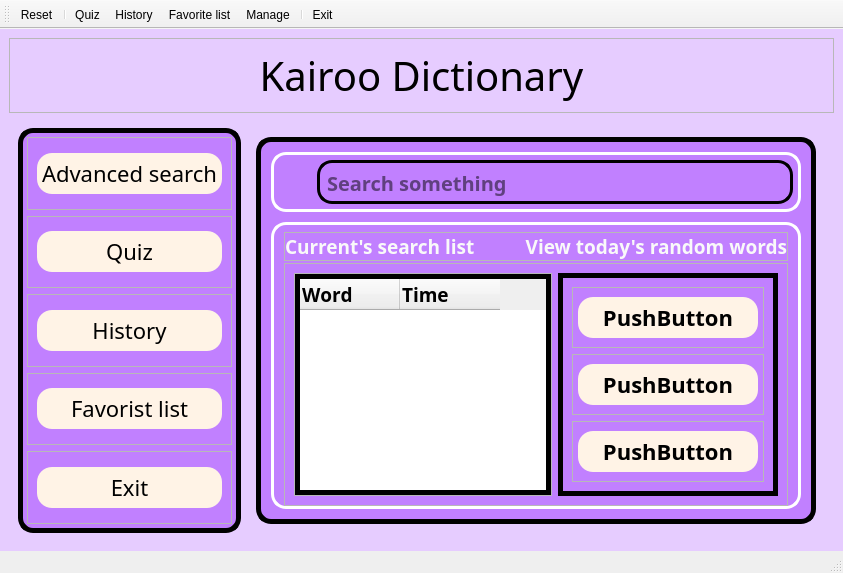
<?xml version="1.0" encoding="UTF-8"?>
<ui version="4.0">
 <class>MainWindow</class>
 <widget class="QMainWindow" name="MainWindow">
  <property name="geometry">
   <rect>
    <x>0</x>
    <y>0</y>
    <width>843</width>
    <height>573</height>
   </rect>
  </property>
  <property name="windowTitle">
   <string>Dictionary</string>
  </property>
  <property name="styleSheet">
   <string notr="true">#centralwidget{
	background-color: #e6ccff;
}
#label_4, #label{
	font-family: &quot;Colonna MT&quot;;
	font-size: 19px;
	color: white;	
}
#pushButton, #pushButton_2, #pushButton_4, #pushButton_5, #pushButton_favList, #pushButton_6, #pushButton_7, #pushButton_8{
	background-color: #fefeff;
	text-align: bottom;
	padding: 5px;
	border-radius: 15px;
	background-color: #fff3e6;
	font-family: &quot;Colonna MT&quot;;
	font-size: 22px;
	color: black;	
}
#frame_8, #frame_9{
	border-width: 3px;
	border-style: solid;
	border-color: #ffffff;
	border-radius: 15px;
}
#frame_12{
	border-width: 3px;
	border-style: solid;
	border-color: #000000;
	border-radius: 15px;
}
#pushButton_3{
	border-width: 0px;
	border-style: solid;
	border-color: #ffffff;
	border-radius: 15px;
}
#lineEdit{
	background-color: #c180ff;
	font-family: &quot;Colonna MT&quot;;
	font-size: 20px;
	color: black;	
}
#frame_11{
	border-width: 5px;
	border-style: solid;
	border-color: #000000;
}
#widget, #frame_7{
	background-color: #c180ff;
	border-width: 5px;
	border-style: solid;
	border-color: black;
	border-radius: 15px;
}
#tableWidget
{
}</string>
  </property>
  <property name="iconSize">
   <size>
    <width>35</width>
    <height>35</height>
   </size>
  </property>
  <widget class="QWidget" name="centralwidget">
   <property name="styleSheet">
    <string notr="true"/>
   </property>
   <layout class="QVBoxLayout" name="verticalLayout_4">
    <item>
     <widget class="QFrame" name="frame_2">
      <property name="frameShape">
       <enum>QFrame::StyledPanel</enum>
      </property>
      <property name="frameShadow">
       <enum>QFrame::Raised</enum>
      </property>
      <layout class="QHBoxLayout" name="horizontalLayout">
       <item>
        <widget class="QLabel" name="label_2">
         <property name="font">
          <font>
           <family>Colonna MT</family>
           <pointsize>30</pointsize>
          </font>
         </property>
         <property name="text">
          <string>Kairoo Dictionary</string>
         </property>
         <property name="alignment">
          <set>Qt::AlignCenter</set>
         </property>
        </widget>
       </item>
      </layout>
     </widget>
    </item>
    <item>
     <widget class="QWidget" name="widget_3" native="true">
      <layout class="QHBoxLayout" name="horizontalLayout_7">
       <item>
        <widget class="QWidget" name="widget" native="true">
         <property name="sizePolicy">
          <sizepolicy hsizetype="Preferred" vsizetype="Preferred">
           <horstretch>0</horstretch>
           <verstretch>0</verstretch>
          </sizepolicy>
         </property>
         <layout class="QVBoxLayout" name="verticalLayout">
          <item>
           <widget class="QFrame" name="frame">
            <property name="sizePolicy">
             <sizepolicy hsizetype="Preferred" vsizetype="Preferred">
              <horstretch>0</horstretch>
              <verstretch>0</verstretch>
             </sizepolicy>
            </property>
            <property name="frameShape">
             <enum>QFrame::StyledPanel</enum>
            </property>
            <property name="frameShadow">
             <enum>QFrame::Raised</enum>
            </property>
            <layout class="QHBoxLayout" name="horizontalLayout_2">
             <item>
              <widget class="QPushButton" name="pushButton">
               <property name="sizePolicy">
                <sizepolicy hsizetype="Minimum" vsizetype="Fixed">
                 <horstretch>0</horstretch>
                 <verstretch>0</verstretch>
                </sizepolicy>
               </property>
               <property name="font">
                <font>
                 <family>Colonna MT</family>
                 <pointsize>-1</pointsize>
                </font>
               </property>
               <property name="styleSheet">
                <string notr="true">text-align: left;</string>
               </property>
               <property name="text">
                <string>Advanced search</string>
               </property>
               <property name="icon">
                <iconset resource="sources.qrc">
                 <normaloff>:/img/img/search.svg</normaloff>:/img/img/search.svg</iconset>
               </property>
               <property name="iconSize">
                <size>
                 <width>18</width>
                 <height>18</height>
                </size>
               </property>
              </widget>
             </item>
            </layout>
           </widget>
          </item>
          <item>
           <widget class="QFrame" name="frame_3">
            <property name="frameShape">
             <enum>QFrame::StyledPanel</enum>
            </property>
            <property name="frameShadow">
             <enum>QFrame::Raised</enum>
            </property>
            <layout class="QHBoxLayout" name="horizontalLayout_3">
             <item>
              <widget class="QPushButton" name="pushButton_2">
               <property name="font">
                <font>
                 <family>Colonna MT</family>
                 <pointsize>-1</pointsize>
                </font>
               </property>
               <property name="text">
                <string>Quiz</string>
               </property>
               <property name="icon">
                <iconset resource="sources.qrc">
                 <normaloff>:/img/img/5705144.png</normaloff>:/img/img/5705144.png</iconset>
               </property>
               <property name="iconSize">
                <size>
                 <width>21</width>
                 <height>21</height>
                </size>
               </property>
              </widget>
             </item>
            </layout>
           </widget>
          </item>
          <item>
           <widget class="QFrame" name="frame_5">
            <property name="frameShape">
             <enum>QFrame::StyledPanel</enum>
            </property>
            <property name="frameShadow">
             <enum>QFrame::Raised</enum>
            </property>
            <layout class="QHBoxLayout" name="horizontalLayout_4">
             <item>
              <widget class="QPushButton" name="pushButton_4">
               <property name="font">
                <font>
                 <family>Colonna MT</family>
                 <pointsize>-1</pointsize>
                </font>
               </property>
               <property name="text">
                <string>History</string>
               </property>
               <property name="icon">
                <iconset resource="sources.qrc">
                 <normaloff>:/img/img/arrow-right.svg</normaloff>:/img/img/arrow-right.svg</iconset>
               </property>
               <property name="iconSize">
                <size>
                 <width>18</width>
                 <height>18</height>
                </size>
               </property>
              </widget>
             </item>
            </layout>
           </widget>
          </item>
          <item>
           <widget class="QFrame" name="frame_4">
            <property name="frameShape">
             <enum>QFrame::StyledPanel</enum>
            </property>
            <property name="frameShadow">
             <enum>QFrame::Raised</enum>
            </property>
            <layout class="QHBoxLayout" name="horizontalLayout_6">
             <item>
              <widget class="QPushButton" name="pushButton_favList">
               <property name="font">
                <font>
                 <family>Colonna MT</family>
                 <pointsize>-1</pointsize>
                </font>
               </property>
               <property name="text">
                <string>Favorist list</string>
               </property>
               <property name="icon">
                <iconset resource="sources.qrc">
                 <normaloff>:/img/img/heart.svg</normaloff>:/img/img/heart.svg</iconset>
               </property>
               <property name="iconSize">
                <size>
                 <width>18</width>
                 <height>18</height>
                </size>
               </property>
              </widget>
             </item>
            </layout>
           </widget>
          </item>
          <item>
           <widget class="QFrame" name="frame_6">
            <property name="frameShape">
             <enum>QFrame::StyledPanel</enum>
            </property>
            <property name="frameShadow">
             <enum>QFrame::Raised</enum>
            </property>
            <layout class="QHBoxLayout" name="horizontalLayout_5">
             <item>
              <widget class="QPushButton" name="pushButton_5">
               <property name="font">
                <font>
                 <family>Colonna MT</family>
                 <pointsize>-1</pointsize>
                </font>
               </property>
               <property name="text">
                <string>Exit</string>
               </property>
               <property name="icon">
                <iconset resource="sources.qrc">
                 <normaloff>:/img/img/exit.jpg</normaloff>:/img/img/exit.jpg</iconset>
               </property>
               <property name="iconSize">
                <size>
                 <width>24</width>
                 <height>24</height>
                </size>
               </property>
              </widget>
             </item>
            </layout>
           </widget>
          </item>
         </layout>
        </widget>
       </item>
       <item>
        <widget class="QWidget" name="widget_2" native="true">
         <layout class="QVBoxLayout" name="verticalLayout_2">
          <item>
           <widget class="QFrame" name="frame_7">
            <property name="frameShape">
             <enum>QFrame::Box</enum>
            </property>
            <property name="lineWidth">
             <number>0</number>
            </property>
            <layout class="QVBoxLayout" name="verticalLayout_3">
             <property name="spacing">
              <number>10</number>
             </property>
             <property name="leftMargin">
              <number>10</number>
             </property>
             <property name="topMargin">
              <number>10</number>
             </property>
             <property name="rightMargin">
              <number>10</number>
             </property>
             <property name="bottomMargin">
              <number>10</number>
             </property>
             <item>
              <widget class="QFrame" name="frame_8">
               <property name="frameShape">
                <enum>QFrame::Box</enum>
               </property>
               <property name="frameShadow">
                <enum>QFrame::Raised</enum>
               </property>
               <property name="lineWidth">
                <number>2</number>
               </property>
               <layout class="QHBoxLayout" name="horizontalLayout_8">
                <property name="leftMargin">
                 <number>5</number>
                </property>
                <property name="topMargin">
                 <number>5</number>
                </property>
                <property name="rightMargin">
                 <number>5</number>
                </property>
                <property name="bottomMargin">
                 <number>5</number>
                </property>
                <item>
                 <widget class="QPushButton" name="pushButton_3">
                  <property name="text">
                   <string/>
                  </property>
                  <property name="icon">
                   <iconset resource="sources.qrc">
                    <normaloff>:/img/img/search.svg</normaloff>:/img/img/search.svg</iconset>
                  </property>
                  <property name="iconSize">
                   <size>
                    <width>30</width>
                    <height>30</height>
                   </size>
                  </property>
                 </widget>
                </item>
                <item>
                 <widget class="QFrame" name="frame_12">
                  <property name="frameShape">
                   <enum>QFrame::StyledPanel</enum>
                  </property>
                  <property name="frameShadow">
                   <enum>QFrame::Raised</enum>
                  </property>
                  <layout class="QHBoxLayout" name="horizontalLayout_10">
                   <property name="leftMargin">
                    <number>5</number>
                   </property>
                   <property name="topMargin">
                    <number>5</number>
                   </property>
                   <property name="rightMargin">
                    <number>5</number>
                   </property>
                   <property name="bottomMargin">
                    <number>3</number>
                   </property>
                   <item>
                    <widget class="QLineEdit" name="lineEdit">
                     <property name="font">
                      <font>
                       <family>Colonna MT</family>
                       <pointsize>-1</pointsize>
                       <bold>true</bold>
                      </font>
                     </property>
                     <property name="text">
                      <string/>
                     </property>
                     <property name="frame">
                      <bool>false</bool>
                     </property>
                     <property name="placeholderText">
                      <string>Search something</string>
                     </property>
                    </widget>
                   </item>
                  </layout>
                 </widget>
                </item>
               </layout>
              </widget>
             </item>
             <item>
              <widget class="QFrame" name="frame_9">
               <property name="frameShape">
                <enum>QFrame::StyledPanel</enum>
               </property>
               <property name="frameShadow">
                <enum>QFrame::Raised</enum>
               </property>
               <layout class="QVBoxLayout" name="verticalLayout_7">
                <property name="spacing">
                 <number>2</number>
                </property>
                <property name="leftMargin">
                 <number>10</number>
                </property>
                <property name="topMargin">
                 <number>7</number>
                </property>
                <property name="rightMargin">
                 <number>10</number>
                </property>
                <property name="bottomMargin">
                 <number>0</number>
                </property>
                <item>
                 <widget class="QFrame" name="frame_13">
                  <property name="frameShape">
                   <enum>QFrame::StyledPanel</enum>
                  </property>
                  <property name="frameShadow">
                   <enum>QFrame::Raised</enum>
                  </property>
                  <layout class="QHBoxLayout" name="horizontalLayout_11">
                   <property name="spacing">
                    <number>0</number>
                   </property>
                   <property name="leftMargin">
                    <number>0</number>
                   </property>
                   <property name="topMargin">
                    <number>0</number>
                   </property>
                   <property name="rightMargin">
                    <number>0</number>
                   </property>
                   <property name="bottomMargin">
                    <number>0</number>
                   </property>
                   <item>
                    <widget class="QLabel" name="label">
                     <property name="font">
                      <font>
                       <family>Colonna MT</family>
                       <pointsize>-1</pointsize>
                       <bold>true</bold>
                      </font>
                     </property>
                     <property name="styleSheet">
                      <string notr="true">color: rgb(249, 249, 249);</string>
                     </property>
                     <property name="text">
                      <string>Current's search list</string>
                     </property>
                     <property name="alignment">
                      <set>Qt::AlignLeading|Qt::AlignLeft|Qt::AlignVCenter</set>
                     </property>
                    </widget>
                   </item>
                   <item>
                    <widget class="QLabel" name="label_4">
                     <property name="font">
                      <font>
                       <family>Colonna MT</family>
                       <pointsize>-1</pointsize>
                       <bold>true</bold>
                      </font>
                     </property>
                     <property name="styleSheet">
                      <string notr="true">color: rgb(249, 249, 249);</string>
                     </property>
                     <property name="text">
                      <string>View today's random words</string>
                     </property>
                     <property name="alignment">
                      <set>Qt::AlignRight|Qt::AlignTrailing|Qt::AlignVCenter</set>
                     </property>
                    </widget>
                   </item>
                  </layout>
                 </widget>
                </item>
                <item>
                 <widget class="QFrame" name="frame_14">
                  <property name="frameShape">
                   <enum>QFrame::StyledPanel</enum>
                  </property>
                  <property name="frameShadow">
                   <enum>QFrame::Raised</enum>
                  </property>
                  <layout class="QHBoxLayout" name="horizontalLayout_9">
                   <item>
                    <widget class="QFrame" name="frame_10">
                     <property name="frameShape">
                      <enum>QFrame::StyledPanel</enum>
                     </property>
                     <property name="frameShadow">
                      <enum>QFrame::Raised</enum>
                     </property>
                     <layout class="QVBoxLayout" name="verticalLayout_5">
                      <property name="spacing">
                       <number>0</number>
                      </property>
                      <property name="leftMargin">
                       <number>0</number>
                      </property>
                      <property name="topMargin">
                       <number>0</number>
                      </property>
                      <property name="rightMargin">
                       <number>0</number>
                      </property>
                      <property name="bottomMargin">
                       <number>0</number>
                      </property>
                      <item>
                       <widget class="QTableWidget" name="tableWidget">
                        <property name="sizePolicy">
                         <sizepolicy hsizetype="Minimum" vsizetype="Expanding">
                          <horstretch>0</horstretch>
                          <verstretch>0</verstretch>
                         </sizepolicy>
                        </property>
                        <property name="font">
                         <font>
                          <pointsize>12</pointsize>
                         </font>
                        </property>
                        <property name="styleSheet">
                         <string notr="true"/>
                        </property>
                        <property name="frameShape">
                         <enum>QFrame::Box</enum>
                        </property>
                        <property name="frameShadow">
                         <enum>QFrame::Plain</enum>
                        </property>
                        <property name="lineWidth">
                         <number>5</number>
                        </property>
                        <property name="midLineWidth">
                         <number>5</number>
                        </property>
                        <column>
                         <property name="text">
                          <string>Word</string>
                         </property>
                         <property name="font">
                          <font>
                           <family>Colonna MT</family>
                           <pointsize>14</pointsize>
                           <bold>true</bold>
                           <kerning>false</kerning>
                          </font>
                         </property>
                         <property name="textAlignment">
                          <set>AlignLeading|AlignBottom</set>
                         </property>
                         <property name="background">
                          <color>
                           <red>255</red>
                           <green>243</green>
                           <blue>230</blue>
                          </color>
                         </property>
                         <property name="foreground">
                          <brush brushstyle="NoBrush">
                           <color alpha="255">
                            <red>0</red>
                            <green>0</green>
                            <blue>0</blue>
                           </color>
                          </brush>
                         </property>
                         <property name="icon">
                          <iconset resource="sources.qrc">
                           <normaloff>:/img/img/pen-tool.svg</normaloff>:/img/img/pen-tool.svg</iconset>
                         </property>
                        </column>
                        <column>
                         <property name="text">
                          <string>Time</string>
                         </property>
                         <property name="font">
                          <font>
                           <family>Colonna MT</family>
                           <pointsize>14</pointsize>
                           <bold>true</bold>
                          </font>
                         </property>
                         <property name="textAlignment">
                          <set>AlignLeading|AlignBottom</set>
                         </property>
                         <property name="background">
                          <color>
                           <red>255</red>
                           <green>243</green>
                           <blue>230</blue>
                          </color>
                         </property>
                         <property name="icon">
                          <iconset resource="sources.qrc">
                           <normaloff>:/img/img/clock.svg</normaloff>:/img/img/clock.svg</iconset>
                         </property>
                        </column>
                       </widget>
                      </item>
                     </layout>
                    </widget>
                   </item>
                   <item>
                    <widget class="QFrame" name="frame_11">
                     <property name="frameShape">
                      <enum>QFrame::StyledPanel</enum>
                     </property>
                     <property name="frameShadow">
                      <enum>QFrame::Raised</enum>
                     </property>
                     <layout class="QVBoxLayout" name="verticalLayout_6">
                      <item>
                       <widget class="QFrame" name="card1">
                        <property name="frameShape">
                         <enum>QFrame::StyledPanel</enum>
                        </property>
                        <property name="frameShadow">
                         <enum>QFrame::Raised</enum>
                        </property>
                        <layout class="QVBoxLayout" name="verticalLayout_9">
                         <property name="spacing">
                          <number>5</number>
                         </property>
                         <property name="leftMargin">
                          <number>5</number>
                         </property>
                         <property name="topMargin">
                          <number>5</number>
                         </property>
                         <property name="rightMargin">
                          <number>5</number>
                         </property>
                         <property name="bottomMargin">
                          <number>5</number>
                         </property>
                         <item>
                          <widget class="QPushButton" name="pushButton_6">
                           <property name="font">
                            <font>
                             <family>Colonna MT</family>
                             <pointsize>-1</pointsize>
                             <bold>true</bold>
                            </font>
                           </property>
                           <property name="text">
                            <string>PushButton</string>
                           </property>
                          </widget>
                         </item>
                        </layout>
                       </widget>
                      </item>
                      <item>
                       <widget class="QFrame" name="card2">
                        <property name="frameShape">
                         <enum>QFrame::StyledPanel</enum>
                        </property>
                        <property name="frameShadow">
                         <enum>QFrame::Raised</enum>
                        </property>
                        <layout class="QVBoxLayout" name="verticalLayout_8">
                         <property name="spacing">
                          <number>5</number>
                         </property>
                         <property name="leftMargin">
                          <number>5</number>
                         </property>
                         <property name="topMargin">
                          <number>5</number>
                         </property>
                         <property name="rightMargin">
                          <number>5</number>
                         </property>
                         <property name="bottomMargin">
                          <number>5</number>
                         </property>
                         <item>
                          <widget class="QPushButton" name="pushButton_7">
                           <property name="font">
                            <font>
                             <family>Colonna MT</family>
                             <pointsize>-1</pointsize>
                             <bold>true</bold>
                            </font>
                           </property>
                           <property name="text">
                            <string>PushButton</string>
                           </property>
                          </widget>
                         </item>
                        </layout>
                       </widget>
                      </item>
                      <item>
                       <widget class="QFrame" name="card3">
                        <property name="frameShape">
                         <enum>QFrame::StyledPanel</enum>
                        </property>
                        <property name="frameShadow">
                         <enum>QFrame::Raised</enum>
                        </property>
                        <layout class="QVBoxLayout" name="verticalLayout_10">
                         <property name="spacing">
                          <number>5</number>
                         </property>
                         <property name="leftMargin">
                          <number>5</number>
                         </property>
                         <property name="topMargin">
                          <number>5</number>
                         </property>
                         <property name="rightMargin">
                          <number>5</number>
                         </property>
                         <property name="bottomMargin">
                          <number>5</number>
                         </property>
                         <item>
                          <widget class="QPushButton" name="pushButton_8">
                           <property name="font">
                            <font>
                             <family>Colonna MT</family>
                             <pointsize>-1</pointsize>
                             <bold>true</bold>
                            </font>
                           </property>
                           <property name="text">
                            <string>PushButton</string>
                           </property>
                          </widget>
                         </item>
                        </layout>
                       </widget>
                      </item>
                     </layout>
                    </widget>
                   </item>
                  </layout>
                 </widget>
                </item>
               </layout>
              </widget>
             </item>
            </layout>
           </widget>
          </item>
         </layout>
        </widget>
       </item>
      </layout>
     </widget>
    </item>
   </layout>
  </widget>
  <widget class="QStatusBar" name="statusbar"/>
  <widget class="QToolBar" name="toolBar">
   <property name="windowTitle">
    <string>toolBar</string>
   </property>
   <attribute name="toolBarArea">
    <enum>TopToolBarArea</enum>
   </attribute>
   <attribute name="toolBarBreak">
    <bool>false</bool>
   </attribute>
   <addaction name="actionReset"/>
   <addaction name="separator"/>
   <addaction name="actionQuiz"/>
   <addaction name="actionHistory"/>
   <addaction name="actionFavorite_list"/>
   <addaction name="actionManage"/>
   <addaction name="separator"/>
   <addaction name="actionExit"/>
  </widget>
  <action name="actionReset">
   <property name="icon">
    <iconset resource="sources.qrc">
     <normaloff>:/img/img/refresh-ccw.svg</normaloff>:/img/img/refresh-ccw.svg</iconset>
   </property>
   <property name="text">
    <string>Reset</string>
   </property>
   <property name="toolTip">
    <string>Reset the dictionary to its original state</string>
   </property>
  </action>
  <action name="actionExit">
   <property name="icon">
    <iconset resource="sources.qrc">
     <normaloff>:/img/img/exit.jpg</normaloff>:/img/img/exit.jpg</iconset>
   </property>
   <property name="text">
    <string>Exit</string>
   </property>
  </action>
  <action name="actionQuiz">
   <property name="icon">
    <iconset resource="sources.qrc">
     <normaloff>:/img/img/5705144.png</normaloff>:/img/img/5705144.png</iconset>
   </property>
   <property name="text">
    <string>Quiz</string>
   </property>
  </action>
  <action name="actionFavorite_list">
   <property name="icon">
    <iconset resource="sources.qrc">
     <normaloff>:/img/img/heart.svg</normaloff>:/img/img/heart.svg</iconset>
   </property>
   <property name="text">
    <string>Favorite list</string>
   </property>
  </action>
  <action name="actionHistory">
   <property name="icon">
    <iconset resource="sources.qrc">
     <normaloff>:/img/img/history.png</normaloff>:/img/img/history.png</iconset>
   </property>
   <property name="text">
    <string>History</string>
   </property>
   <property name="toolTip">
    <string>Show your history of search</string>
   </property>
  </action>
  <action name="actionManage">
   <property name="icon">
    <iconset resource="sources.qrc">
     <normaloff>:/img/img/edit-2.svg</normaloff>:/img/img/edit-2.svg</iconset>
   </property>
   <property name="text">
    <string>Manage</string>
   </property>
   <property name="toolTip">
    <string>Manage</string>
   </property>
  </action>
 </widget>
 <resources>
  <include location="sources.qrc"/>
 </resources>
 <connections/>
</ui>
